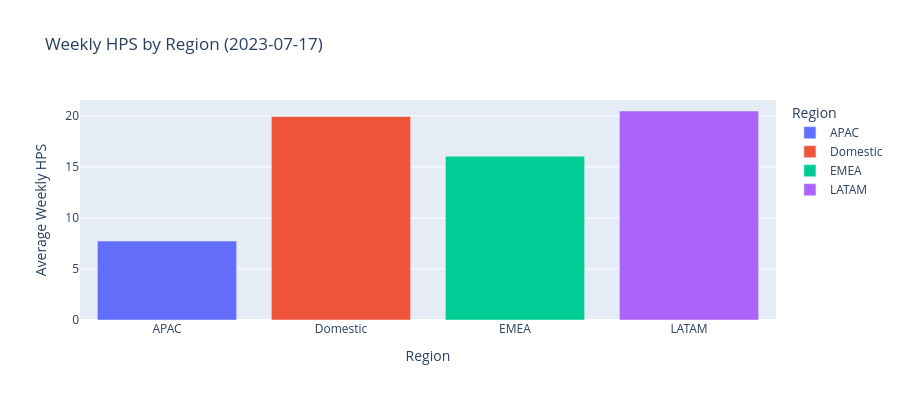

The notebook cell saved with this chart:
### Markdown cell above
### 5.1 Regional HPS Snapshot

### Code cell
# 1. HPS by Region Bar Chart
def create_region_hps_snapshot(weekly_hps_data, date_str, selected_regions):
    """
    Creates a bar chart showing Hours Per Subscriber (HPS) by Region for a specific date.
    
    Parameters:
    -----------
    weekly_hps_data : pandas DataFrame
        DataFrame with weekly HPS data
    date_str : str
        Date to create the snapshot for (YYYY-MM-DD format)
    selected_regions : list
        List of regions to include in the visualization
    
    Returns:
    --------
    plotly figure object
        The bar chart visualization
    """
    # Filter data for the specified date and regions
    filtered_df = weekly_hps_data[
        (weekly_hps_data['business_date'] == date_str) &
        (weekly_hps_data['region'].isin(selected_regions))
    ]
    
    # Create the bar chart
    fig = px.bar(
        filtered_df, 
        x='region',          # X-axis shows regions
        y='avg_weekly_hps',  # Y-axis shows the HPS metric
        color='region',      # Color bars by region
        title=f'Weekly HPS by Region ({date_str})'
    )
    
    # Customize layout for better appearance
    fig.update_layout(
        yaxis_title='Average Weekly HPS',
        xaxis_title='Region',
        legend_title = 'Region',
        height=400,
    )
    
    return fig

# Interactive Plot
create_region_hps_snapshot(weekly_hps_by_region, '2023-07-17',['APAC', 'Domestic', 'EMEA', 'LATAM'])

## Plot Reference Image
# display(Image('assets/region_hps_snapshot.png', width=1200))  # Control the width

### Figure 1 — Plotly figure (JSON) as saved in the notebook; plotly's stock layout.template omitted (floating-point values rounded to 4 significant figures)
{"data": [{"alignmentgroup": "True", "hovertemplate": "region=%{x}<br>avg_weekly_hps=%{y}<extra></extra>", "legendgroup": "APAC", "marker": {"color": "#636efa", "pattern": {"shape": ""}}, "name": "APAC", "offsetgroup": "APAC", "orientation": "v", "showlegend": true, "textposition": "auto", "type": "bar", "x": ["APAC"], "xaxis": "x", "y": [7.735], "yaxis": "y"}, {"alignmentgroup": "True", "hovertemplate": "region=%{x}<br>avg_weekly_hps=%{y}<extra></extra>", "legendgroup": "Domestic", "marker": {"color": "#EF553B", "pattern": {"shape": ""}}, "name": "Domestic", "offsetgroup": "Domestic", "orientation": "v", "showlegend": true, "textposition": "auto", "type": "bar", "x": ["Domestic"], "xaxis": "x", "y": [19.93], "yaxis": "y"}, {"alignmentgroup": "True", "hovertemplate": "region=%{x}<br>avg_weekly_hps=%{y}<extra></extra>", "legendgroup": "EMEA", "marker": {"color": "#00cc96", "pattern": {"shape": ""}}, "name": "EMEA", "offsetgroup": "EMEA", "orientation": "v", "showlegend": true, "textposition": "auto", "type": "bar", "x": ["EMEA"], "xaxis": "x", "y": [16.04], "yaxis": "y"}, {"alignmentgroup": "True", "hovertemplate": "region=%{x}<br>avg_weekly_hps=%{y}<extra></extra>", "legendgroup": "LATAM", "marker": {"color": "#ab63fa", "pattern": {"shape": ""}}, "name": "LATAM", "offsetgroup": "LATAM", "orientation": "v", "showlegend": true, "textposition": "auto", "type": "bar", "x": ["LATAM"], "xaxis": "x", "y": [20.48], "yaxis": "y"}], "layout": {"barmode": "relative", "height": 400, "legend": {"title": {"text": "Region"}, "tracegroupgap": 0}, "title": {"text": "Weekly HPS by Region (2023-07-17)"}, "xaxis": {"anchor": "y", "categoryarray": ["APAC", "Domestic", "EMEA", "LATAM"], "categoryorder": "array", "domain": [0, 1], "title": {"text": "Region"}}, "yaxis": {"anchor": "x", "domain": [0, 1], "title": {"text": "Average Weekly HPS"}}}}
